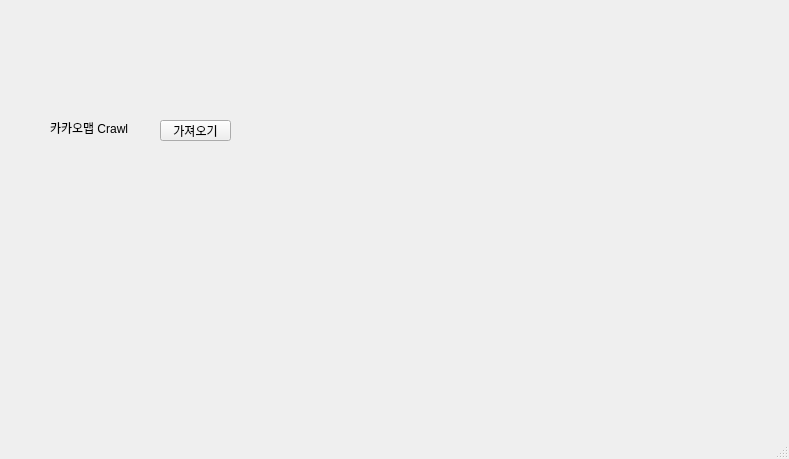
<?xml version="1.0" encoding="UTF-8"?>
<ui version="4.0">
 <class>MainWindow</class>
 <widget class="QMainWindow" name="MainWindow">
  <property name="geometry">
   <rect>
    <x>0</x>
    <y>0</y>
    <width>789</width>
    <height>459</height>
   </rect>
  </property>
  <property name="windowTitle">
   <string>MainWindow</string>
  </property>
  <widget class="QWidget" name="centralwidget">
   <widget class="QPushButton" name="pb">
    <property name="geometry">
     <rect>
      <x>160</x>
      <y>120</y>
      <width>71</width>
      <height>21</height>
     </rect>
    </property>
    <property name="text">
     <string>가져오기</string>
    </property>
   </widget>
   <widget class="QLabel" name="lbl">
    <property name="geometry">
     <rect>
      <x>50</x>
      <y>120</y>
      <width>111</width>
      <height>16</height>
     </rect>
    </property>
    <property name="text">
     <string>카카오맵 Crawl</string>
    </property>
   </widget>
  </widget>
  <widget class="QMenuBar" name="menubar">
   <property name="geometry">
    <rect>
     <x>0</x>
     <y>0</y>
     <width>789</width>
     <height>26</height>
    </rect>
   </property>
  </widget>
  <widget class="QStatusBar" name="statusbar"/>
 </widget>
 <resources/>
 <connections/>
</ui>
